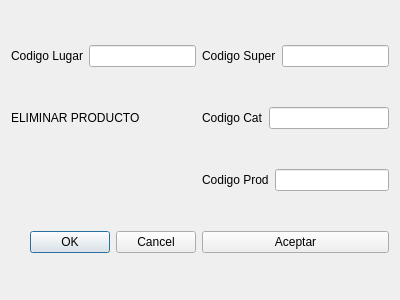
<?xml version="1.0" encoding="UTF-8"?>
<ui version="4.0">
 <class>DialogElimProd</class>
 <widget class="QDialog" name="DialogElimProd">
  <property name="geometry">
   <rect>
    <x>0</x>
    <y>0</y>
    <width>400</width>
    <height>300</height>
   </rect>
  </property>
  <property name="windowTitle">
   <string>Dialog</string>
  </property>
  <layout class="QGridLayout" name="gridLayout">
   <item row="3" column="1">
    <layout class="QHBoxLayout" name="horizontalLayout_4">
     <item>
      <widget class="QLabel" name="label_4">
       <property name="text">
        <string>Codigo Prod</string>
       </property>
      </widget>
     </item>
     <item>
      <widget class="QLineEdit" name="lineEdit_3"/>
     </item>
    </layout>
   </item>
   <item row="4" column="0">
    <widget class="QDialogButtonBox" name="buttonBox">
     <property name="orientation">
      <enum>Qt::Horizontal</enum>
     </property>
     <property name="standardButtons">
      <set>QDialogButtonBox::Cancel|QDialogButtonBox::Ok</set>
     </property>
    </widget>
   </item>
   <item row="1" column="0">
    <layout class="QHBoxLayout" name="horizontalLayout">
     <item>
      <widget class="QLabel" name="label">
       <property name="text">
        <string>Codigo Lugar</string>
       </property>
      </widget>
     </item>
     <item>
      <widget class="QLineEdit" name="lineEditLugar"/>
     </item>
    </layout>
   </item>
   <item row="2" column="0">
    <widget class="QLabel" name="label_5">
     <property name="text">
      <string>ELIMINAR PRODUCTO</string>
     </property>
    </widget>
   </item>
   <item row="1" column="1">
    <layout class="QHBoxLayout" name="horizontalLayout_2">
     <item>
      <widget class="QLabel" name="label_2">
       <property name="text">
        <string>Codigo Super</string>
       </property>
      </widget>
     </item>
     <item>
      <widget class="QLineEdit" name="lineEditSuper"/>
     </item>
    </layout>
   </item>
   <item row="2" column="1">
    <layout class="QHBoxLayout" name="horizontalLayout_3">
     <item>
      <widget class="QLabel" name="label_3">
       <property name="text">
        <string>Codigo Cat</string>
       </property>
      </widget>
     </item>
     <item>
      <widget class="QLineEdit" name="lineEditCat"/>
     </item>
    </layout>
   </item>
   <item row="4" column="1">
    <widget class="QPushButton" name="pushButton">
     <property name="text">
      <string>Aceptar</string>
     </property>
    </widget>
   </item>
  </layout>
 </widget>
 <resources/>
 <connections>
  <connection>
   <sender>buttonBox</sender>
   <signal>accepted()</signal>
   <receiver>DialogElimProd</receiver>
   <slot>accept()</slot>
   <hints>
    <hint type="sourcelabel">
     <x>248</x>
     <y>254</y>
    </hint>
    <hint type="destinationlabel">
     <x>157</x>
     <y>274</y>
    </hint>
   </hints>
  </connection>
  <connection>
   <sender>buttonBox</sender>
   <signal>rejected()</signal>
   <receiver>DialogElimProd</receiver>
   <slot>reject()</slot>
   <hints>
    <hint type="sourcelabel">
     <x>316</x>
     <y>260</y>
    </hint>
    <hint type="destinationlabel">
     <x>286</x>
     <y>274</y>
    </hint>
   </hints>
  </connection>
 </connections>
</ui>
